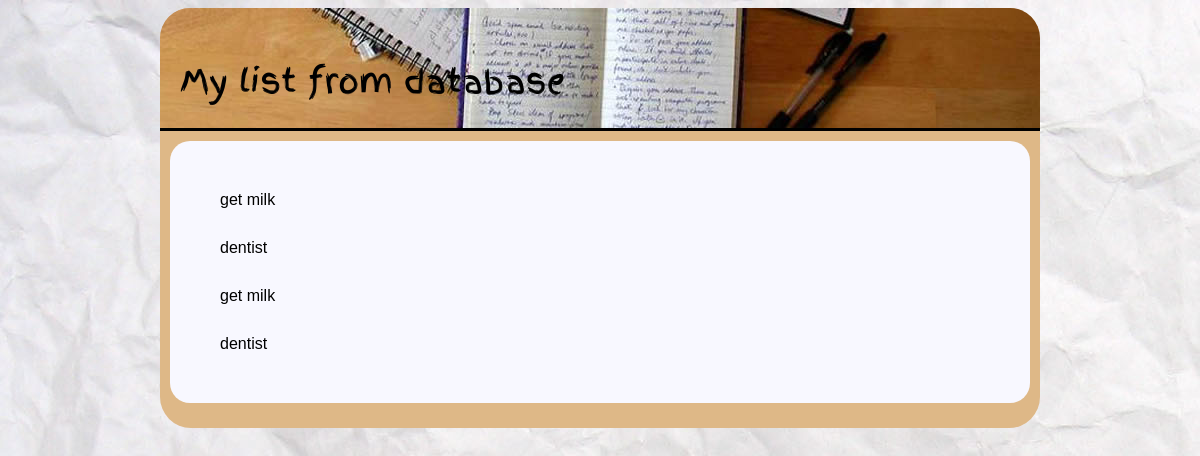
Screenshot of /httpdocs/LAB05B/mylist.php with the database file from the repository.
### tables this page shows
CREATE TABLE `items` (
  `id` int(11) NOT NULL,
  `listItem` varchar(200) NOT NULL,
  `whend` varchar(50) NOT NULL
);

### httpdocs/LAB05B/mylist.php (the view, shortened to what this page needs)
   <?php
        include("password.php");
        $user="pdickie01";
        $server = "localhost";
        $db ="pdickie01";
        $conn = mysqli_connect($server, $user, $password, $db);
        $query = "select*from items";
        $result = mysqli_query($conn, $query) or die(mysqli_error($conn));
    ?>
<!DOCTYPE HTML>
<html>
    <head>
    <link rel="stylesheet" href="styles/mylist.css">
    </head>
    <body>
    <div id="container">
        <div id="top">
        <div id="title">My list from database</div>
        </div>
            <div id = "main">
                <article>
                <?php
                    if(mysqli_num_rows($result)>0) {
                        while ($row=mysqli_fetch_assoc($result)){
                            echo "<p>".$row["listItem"]."</p>";
                        }
                    }
                    ?>
                </article>
            </div>
        </div>
    </body>
</html>

### httpdocs/LAB05B/styles/mylist.css (style rules this page uses)
body { background-image:url('../img/paper.jpeg'); }
#container { margin: 0 auto; width:880px; background-color:burlywood; min-height:400px; font-family: Arial, Helvetica, sans-serif; border-radius:31px; padding-bottom:20px; }
#top { height:120px; padding:0px; font-size:xx-large; background-image:url('../img/title.jpg'); border-bottom:medium solid black; border-top-left-radius:30px; border-top-right-radius:30px; font-family: fingerpaint; }
#top #title { padding-left:20px; padding-top:50px; }
#main { background-color:ghostwhite; width:860px; margin: auto; margin-top:10px; min-height:200px; border-radius:20px; }
p { margin:30px; }
article { padding:20px; }

### rows the page displays
items: listItem "get milk"
items: listItem "dentist"
items: listItem "get milk"
items: listItem "dentist"
